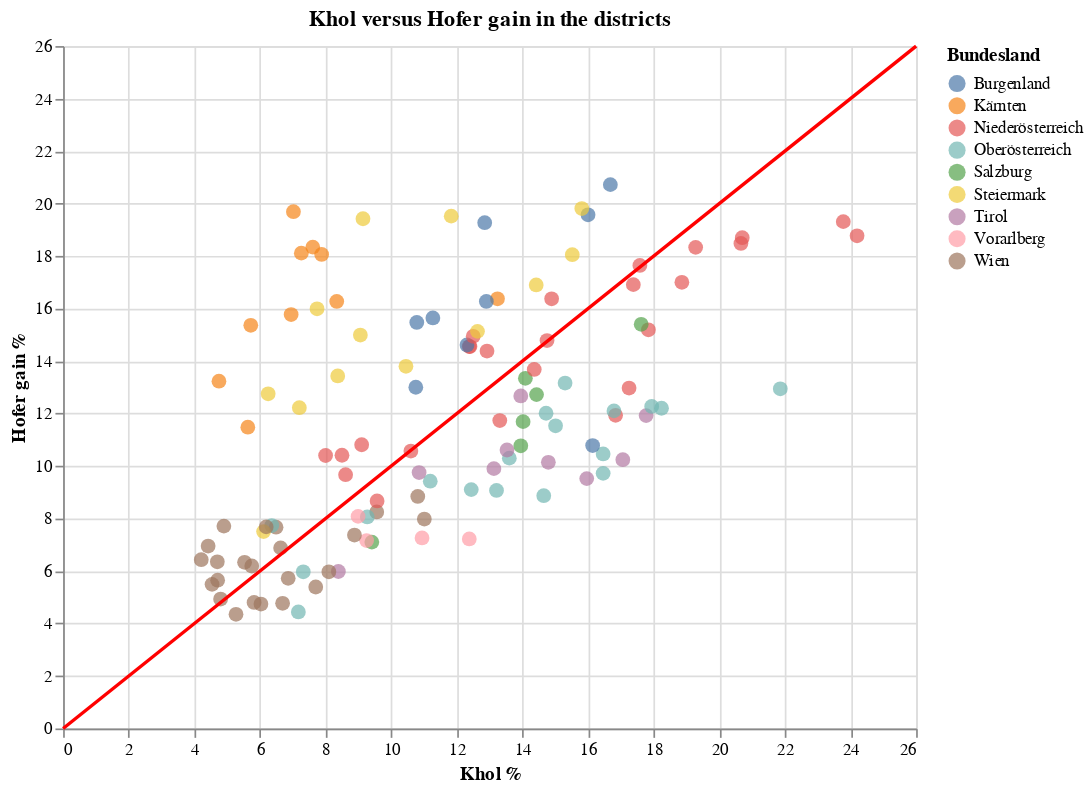

The code cell stored with this chart in its notebook:
### Markdown cell above
In case of Khol, we see that in Burgenland, Kärnten and Steiermark, Hofer could gain more votes than Khol's first round vote share. It also applies to some districts in Niederösterreich and Wien, but they are closer to the red line, and in general Khol had the worst results in Wien (and Kärnten). In Tirol, Salzburg, Oberösterreich and Vorarlberg, Hofer could gain less, compared to Khol's vote share.

### Code cell
scatter_plot = alt.Chart(df_khol_hofergain).mark_circle(filled=True, size=75).encode(
    x=alt.X('Khol %'),
    y=alt.Y('Hofer gain %'),
    tooltip=['Bundesland', 'Bezirk', 'Khol %', 'Hofer gain %', 'Khol % / Hofer gain %'],
    color='Bundesland:N'
).properties(
    width=500,
    height=400
)


data = [[0, 0], [26, 26]]
df9 = pd.DataFrame(data, columns=['Khol %', 'Hofer gain %'])

red_line = alt.Chart(df9).mark_line(color='red').encode(
    alt.X('Khol %'),
    alt.Y('Hofer gain %')
).properties(
    title='Khol versus Hofer gain in the districts'
)

# Combine scatter plot and red line
chart = scatter_plot + red_line

# Show the chart
chart

### Figure 1 — Vega-Lite specification as saved in the notebook (floating-point values rounded to 4 significant figures)
{"config": {"view": {"continuousWidth": 400, "continuousHeight": 300}}, "layer": [{"data": {"name": "data-af01ce7333f03991d48e5c4181481033"}, "mark": {"type": "circle", "filled": true, "size": 75}, "encoding": {"color": {"field": "Bundesland", "type": "nominal"}, "tooltip": [{"field": "Bundesland", "type": "nominal"}, {"field": "Bezirk", "type": "nominal"}, {"field": "Khol %", "type": "quantitative"}, {"field": "Hofer gain %", "type": "quantitative"}, {"field": "Khol % / Hofer gain %", "type": "quantitative"}], "x": {"field": "Khol %", "type": "quantitative"}, "y": {"field": "Hofer gain %", "type": "quantitative"}}, "height": 400, "width": 500}, {"data": {"name": "data-6208f52babacc9ad3f718447524e6d16"}, "mark": {"type": "line", "color": "red"}, "encoding": {"x": {"field": "Khol %", "type": "quantitative"}, "y": {"field": "Hofer gain %", "type": "quantitative"}}, "title": "Khol versus Hofer gain in the districts"}], "$schema": "https://vega.github.io/schema/vega-lite/v4.17.0.json", "datasets": {"data-af01ce7333f03991d48e5c4181481033": [{"Bundesland": "Vorarlberg", "Bezirk": "Bregenz", "Khol %": 12.38, "Hofer gain %": 7.22, "Khol % / Hofer gain %": 1.715}, {"Bundesland": "Oberösterreich", "Bezirk": "Grieskirchen", "Khol %": 16.46, "Hofer gain %": 9.72, "Khol % / Hofer gain %": 1.693}, {"Bundesland": "Oberösterreich", "Bezirk": "Rohrbach", "Khol %": 21.86, "Hofer gain %": 12.94, "Khol % / Hofer gain %": 1.689}, {"Bundesland": "Tirol", "Bezirk": "Reutte", "Khol %": 15.96, "Hofer gain %": 9.52, "Khol % / Hofer gain %": 1.676}, {"Bundesland": "Tirol", "Bezirk": "Landeck", "Khol %": 17.06, "Hofer gain %": 10.24, "Khol % / Hofer gain %": 1.666}, {"Bundesland": "Oberösterreich", "Bezirk": "Urfahr-Umgebung", "Khol %": 14.65, "Hofer gain %": 8.87, "Khol % / Hofer gain %": 1.652}, {"Bundesland": "Oberösterreich", "Bezirk": "Wels (Stadt)", "Khol %": 7.17, "Hofer gain %": 4.44, "Khol % / Hofer gain %": 1.615}, {"Bundesland": "Oberösterreich", "Bezirk": "Ried im Innkreis", "Khol %": 16.46, "Hofer gain %": 10.46, "Khol % / Hofer gain %": 1.574}, {"Bundesland": "Vorarlberg", "Bezirk": "Bludenz", "Khol %": 10.94, "Hofer gain %": 7.26, "Khol % / Hofer gain %": 1.507}, {"Bundesland": "Burgenland", "Bezirk": "Eisenstadt (Stadt)", "Khol %": 16.14, "Hofer gain %": 10.78, "Khol % / Hofer gain %": 1.497}, {"Bundesland": "Oberösterreich", "Bezirk": "Freistadt", "Khol %": 18.24, "Hofer gain %": 12.2, "Khol % / Hofer gain %": 1.495}, {"Bundesland": "Tirol", "Bezirk": "Lienz", "Khol %": 17.77, "Hofer gain %": 11.92, "Khol % / Hofer gain %": 1.491}, {"Bundesland": "Oberösterreich", "Bezirk": "Schärding", "Khol %": 17.94, "Hofer gain %": 12.27, "Khol % / Hofer gain %": 1.462}, {"Bundesland": "Tirol", "Bezirk": "Kitzbühel", "Khol %": 14.79, "Hofer gain %": 10.14, "Khol % / Hofer gain %": 1.459}, {"Bundesland": "Oberösterreich", "Bezirk": "Vöcklabruck", "Khol %": 13.21, "Hofer gain %": 9.07, "Khol % / Hofer gain %": 1.456}, {"Bundesland": "Wien", "Bezirk": "Wien  4., Wieden", "Khol %": 7.7, "Hofer gain %": 5.39, "Khol % / Hofer gain %": 1.429}, {"Bundesland": "Niederösterreich", "Bezirk": "Waidhofen an der Ybbs (Stadt)", "Khol %": 16.84, "Hofer gain %": 11.93, "Khol % / Hofer gain %": 1.412}, {"Bundesland": "Tirol", "Bezirk": "Innsbruck (Stadt)", "Khol %": 8.39, "Hofer gain %": 5.98, "Khol % / Hofer gain %": 1.403}, {"Bundesland": "Wien", "Bezirk": "Wien  9., Alsergrund", "Khol %": 6.69, "Hofer gain %": 4.77, "Khol % / Hofer gain %": 1.403}, {"Bundesland": "Oberösterreich", "Bezirk": "Perg", "Khol %": 16.79, "Hofer gain %": 12.1, "Khol % / Hofer gain %": 1.388}, {"Bundesland": "Wien", "Bezirk": "Wien  1., Innere Stadt", "Khol %": 11.01, "Hofer gain %": 7.98, "Khol % / Hofer gain %": 1.38}, {"Bundesland": "Oberösterreich", "Bezirk": "Wels-Land", "Khol %": 12.44, "Hofer gain %": 9.1, "Khol % / Hofer gain %": 1.367}, {"Bundesland": "Wien", "Bezirk": "Wien  8., Josefstadt", "Khol %": 8.1, "Hofer gain %": 5.97, "Khol % / Hofer gain %": 1.357}, {"Bundesland": "Niederösterreich", "Bezirk": "Amstetten", "Khol %": 17.25, "Hofer gain %": 12.97, "Khol % / Hofer gain %": 1.33}, {"Bundesland": "Tirol", "Bezirk": "Imst", "Khol %": 13.13, "Hofer gain %": 9.9, "Khol % / Hofer gain %": 1.326}, {"Bundesland": "Salzburg", "Bezirk": "Salzburg (Stadt)", "Khol %": 9.41, "Hofer gain %": 7.1, "Khol % / Hofer gain %": 1.325}, {"Bundesland": "Oberösterreich", "Bezirk": "Eferding", "Khol %": 13.6, "Hofer gain %": 10.3, "Khol % / Hofer gain %": 1.32}, {"Bundesland": "Oberösterreich", "Bezirk": "Steyr-Land", "Khol %": 15.01, "Hofer gain %": 11.53, "Khol % / Hofer gain %": 1.302}, {"Bundesland": "Salzburg", "Bezirk": "Salzburg-Umgebung", "Khol %": 13.95, "Hofer gain %": 10.77, "Khol % / Hofer gain %": 1.295}, {"Bundesland": "Vorarlberg", "Bezirk": "Dornbirn", "Khol %": 9.25, "Hofer gain %": 7.16, "Khol % / Hofer gain %": 1.292}, {"Bundesland": "Niederösterreich", "Bezirk": "Zwettl", "Khol %": 24.2, "Hofer gain %": 18.77, "Khol % / Hofer gain %": 1.289}, {"Bundesland": "Tirol", "Bezirk": "Kufstein", "Khol %": 13.53, "Hofer gain %": 10.61, "Khol % / Hofer gain %": 1.275}, {"Bundesland": "Wien", "Bezirk": "Wien  6., Mariahilf", "Khol %": 6.03, "Hofer gain %": 4.74, "Khol % / Hofer gain %": 1.272}, {"Bundesland": "Niederösterreich", "Bezirk": "Horn", "Khol %": 23.78, "Hofer gain %": 19.31, "Khol % / Hofer gain %": 1.231}, {"Bundesland": "Oberösterreich", "Bezirk": "Kirchdorf an der Krems", "Khol %": 14.72, "Hofer gain %": 12.01, "Khol % / Hofer gain %": 1.226}, {"Bundesland": "Oberösterreich", "Bezirk": "Linz (Stadt)", "Khol %": 7.32, "Hofer gain %": 5.97, "Khol % / Hofer gain %": 1.226}, {"Bundesland": "Wien", "Bezirk": "Wien 13., Hietzing", "Khol %": 10.81, "Hofer gain %": 8.84, "Khol % / Hofer gain %": 1.223}, {"Bundesland": "Wien", "Bezirk": "Wien  7., Neubau", "Khol %": 5.82, "Hofer gain %": 4.8, "Khol % / Hofer gain %": 1.213}, {"Bundesland": "Wien", "Bezirk": "Wien  5., Margareten", "Khol %": 5.27, "Hofer gain %": 4.35, "Khol % / Hofer gain %": 1.211}, {"Bundesland": "Wien", "Bezirk": "Wien 18., Währing", "Khol %": 8.88, "Hofer gain %": 7.37, "Khol % / Hofer gain %": 1.205}, {"Bundesland": "Wien", "Bezirk": "Wien  3., Landstraße", "Khol %": 6.86, "Hofer gain %": 5.72, "Khol % / Hofer gain %": 1.199}, {"Bundesland": "Salzburg", "Bezirk": "Hallein", "Khol %": 14.02, "Hofer gain %": 11.69, "Khol % / Hofer gain %": 1.199}, {"Bundesland": "Oberösterreich", "Bezirk": "Gmunden", "Khol %": 11.19, "Hofer gain %": 9.42, "Khol % / Hofer gain %": 1.188}, {"Bundesland": "Niederösterreich", "Bezirk": "Krems (Land)", "Khol %": 17.84, "Hofer gain %": 15.19, "Khol % / Hofer gain %": 1.174}, {"Bundesland": "Oberösterreich", "Bezirk": "Braunau am Inn", "Khol %": 15.3, "Hofer gain %": 13.16, "Khol % / Hofer gain %": 1.163}, {"Bundesland": "Wien", "Bezirk": "Wien 19., Döbling", "Khol %": 9.56, "Hofer gain %": 8.25, "Khol % / Hofer gain %": 1.159}, {"Bundesland": "Oberösterreich", "Bezirk": "Linz-Land", "Khol %": 9.27, "Hofer gain %": 8.06, "Khol % / Hofer gain %": 1.15}, {"Bundesland": "Salzburg", "Bezirk": "Tamsweg", "Khol %": 17.62, "Hofer gain %": 15.4, "Khol % / Hofer gain %": 1.144}, {"Bundesland": "Niederösterreich", "Bezirk": "Korneuburg", "Khol %": 13.31, "Hofer gain %": 11.73, "Khol % / Hofer gain %": 1.135}, {"Bundesland": "Salzburg", "Bezirk": "Zell am See", "Khol %": 14.43, "Hofer gain %": 12.72, "Khol % / Hofer gain %": 1.134}, {"Bundesland": "Niederösterreich", "Bezirk": "Scheibbs", "Khol %": 20.66, "Hofer gain %": 18.48, "Khol % / Hofer gain %": 1.118}, {"Bundesland": "Vorarlberg", "Bezirk": "Feldkirch", "Khol %": 8.99, "Hofer gain %": 8.08, "Khol % / Hofer gain %": 1.113}, {"Bundesland": "Tirol", "Bezirk": "Innsbruck-Land", "Khol %": 10.85, "Hofer gain %": 9.75, "Khol % / Hofer gain %": 1.113}, {"Bundesland": "Niederösterreich", "Bezirk": "Mistelbach", "Khol %": 18.86, "Hofer gain %": 17.0, "Khol % / Hofer gain %": 1.109}, {"Bundesland": "Niederösterreich", "Bezirk": "Hollabrunn", "Khol %": 20.7, "Hofer gain %": 18.7, "Khol % / Hofer gain %": 1.107}, {"Bundesland": "Niederösterreich", "Bezirk": "Mödling", "Khol %": 9.57, "Hofer gain %": 8.67, "Khol % / Hofer gain %": 1.104}, {"Bundesland": "Tirol", "Bezirk": "Schwaz", "Khol %": 13.95, "Hofer gain %": 12.67, "Khol % / Hofer gain %": 1.101}, {"Bundesland": "Salzburg", "Bezirk": "Sankt Johann im Pongau", "Khol %": 14.09, "Hofer gain %": 13.34, "Khol % / Hofer gain %": 1.056}, {"Bundesland": "Niederösterreich", "Bezirk": "Waidhofen an der Thaya", "Khol %": 19.28, "Hofer gain %": 18.33, "Khol % / Hofer gain %": 1.052}, {"Bundesland": "Niederösterreich", "Bezirk": "Tulln", "Khol %": 14.36, "Hofer gain %": 13.68, "Khol % / Hofer gain %": 1.05}, {"Bundesland": "Niederösterreich", "Bezirk": "Melk", "Khol %": 17.38, "Hofer gain %": 16.91, "Khol % / Hofer gain %": 1.028}, {"Bundesland": "Niederösterreich", "Bezirk": "Krems an der Donau (Stadt)", "Khol %": 10.6, "Hofer gain %": 10.57, "Khol % / Hofer gain %": 1.003}, {"Bundesland": "Niederösterreich", "Bezirk": "Sankt Pölten (Land)", "Khol %": 14.75, "Hofer gain %": 14.78, "Khol % / Hofer gain %": 0.998}, {"Bundesland": "Niederösterreich", "Bezirk": "Gmünd", "Khol %": 17.58, "Hofer gain %": 17.64, "Khol % / Hofer gain %": 0.997}, {"Bundesland": "Wien", "Bezirk": "Wien  2., Leopoldstadt", "Khol %": 4.8, "Hofer gain %": 4.93, "Khol % / Hofer gain %": 0.974}, {"Bundesland": "Wien", "Bezirk": "Wien 17., Hernals", "Khol %": 6.63, "Hofer gain %": 6.88, "Khol % / Hofer gain %": 0.964}, {"Bundesland": "Wien", "Bezirk": "Wien 12., Meidling", "Khol %": 5.75, "Hofer gain %": 6.19, "Khol % / Hofer gain %": 0.929}, {"Bundesland": "Niederösterreich", "Bezirk": "Lilienfeld", "Khol %": 14.89, "Hofer gain %": 16.37, "Khol % / Hofer gain %": 0.91}, {"Bundesland": "Niederösterreich", "Bezirk": "Bruck an der Leitha", "Khol %": 12.92, "Hofer gain %": 14.38, "Khol % / Hofer gain %": 0.898}, {"Bundesland": "Niederösterreich", "Bezirk": "Wien-Umgebung", "Khol %": 8.61, "Hofer gain %": 9.67, "Khol % / Hofer gain %": 0.89}, {"Bundesland": "Wien", "Bezirk": "Wien 16., Ottakring", "Khol %": 5.53, "Hofer gain %": 6.33, "Khol % / Hofer gain %": 0.874}, {"Bundesland": "Steiermark", "Bezirk": "Hartberg-Fürstenfeld", "Khol %": 15.52, "Hofer gain %": 18.05, "Khol % / Hofer gain %": 0.86}, {"Bundesland": "Steiermark", "Bezirk": "Murau", "Khol %": 14.42, "Hofer gain %": 16.9, "Khol % / Hofer gain %": 0.853}, {"Bundesland": "Niederösterreich", "Bezirk": "Wiener Neustadt (Land)", "Khol %": 12.4, "Hofer gain %": 14.55, "Khol % / Hofer gain %": 0.852}, {"Bundesland": "Niederösterreich", "Bezirk": "Neunkirchen", "Khol %": 12.38, "Hofer gain %": 14.55, "Khol % / Hofer gain %": 0.851}, {"Bundesland": "Wien", "Bezirk": "Wien 14., Penzing", "Khol %": 6.49, "Hofer gain %": 7.67, "Khol % / Hofer gain %": 0.846}, {"Bundesland": "Burgenland", "Bezirk": "Eisenstadt-Umgebung", "Khol %": 12.31, "Hofer gain %": 14.61, "Khol % / Hofer gain %": 0.843}, {"Bundesland": "Niederösterreich", "Bezirk": "Sankt Pölten (Stadt)", "Khol %": 9.1, "Hofer gain %": 10.81, "Khol % / Hofer gain %": 0.842}, {"Bundesland": "Niederösterreich", "Bezirk": "Gänserndorf", "Khol %": 12.5, "Hofer gain %": 14.94, "Khol % / Hofer gain %": 0.837}, {"Bundesland": "Steiermark", "Bezirk": "Weiz", "Khol %": 12.63, "Hofer gain %": 15.13, "Khol % / Hofer gain %": 0.835}, {"Bundesland": "Wien", "Bezirk": "Wien 15., Rudolfsheim-Fünfhaus", "Khol %": 4.71, "Hofer gain %": 5.65, "Khol % / Hofer gain %": 0.834}, {"Bundesland": "Burgenland", "Bezirk": "Mattersburg", "Khol %": 10.75, "Hofer gain %": 13.0, "Khol % / Hofer gain %": 0.827}, {"Bundesland": "Wien", "Bezirk": "Wien 20., Brigittenau", "Khol %": 4.54, "Hofer gain %": 5.49, "Khol % / Hofer gain %": 0.827}, {"Bundesland": "Oberösterreich", "Bezirk": "Steyr (Stadt)", "Khol %": 6.36, "Hofer gain %": 7.73, "Khol % / Hofer gain %": 0.823}, {"Bundesland": "Burgenland", "Bezirk": "Oberpullendorf", "Khol %": 16.0, "Hofer gain %": 19.57, "Khol % / Hofer gain %": 0.818}, {"Bundesland": "Niederösterreich", "Bezirk": "Baden", "Khol %": 8.5, "Hofer gain %": 10.41, "Khol % / Hofer gain %": 0.817}, {"Bundesland": "Steiermark", "Bezirk": "Graz (Stadt)", "Khol %": 6.11, "Hofer gain %": 7.5, "Khol % / Hofer gain %": 0.815}, {"Bundesland": "Kärnten", "Bezirk": "Hermagor", "Khol %": 13.24, "Hofer gain %": 16.37, "Khol % / Hofer gain %": 0.809}, {"Bundesland": "Wien", "Bezirk": "Wien 23., Liesing", "Khol %": 6.19, "Hofer gain %": 7.68, "Khol % / Hofer gain %": 0.806}, {"Bundesland": "Burgenland", "Bezirk": "Güssing", "Khol %": 16.68, "Hofer gain %": 20.72, "Khol % / Hofer gain %": 0.805}, {"Bundesland": "Steiermark", "Bezirk": "Südoststeiermark", "Khol %": 15.81, "Hofer gain %": 19.81, "Khol % / Hofer gain %": 0.798}, {"Bundesland": "Burgenland", "Bezirk": "Neusiedl am See", "Khol %": 12.9, "Hofer gain %": 16.27, "Khol % / Hofer gain %": 0.793}, {"Bundesland": "Niederösterreich", "Bezirk": "Wiener Neustadt (Stadt)", "Khol %": 8.0, "Hofer gain %": 10.4, "Khol % / Hofer gain %": 0.769}, {"Bundesland": "Steiermark", "Bezirk": "Liezen", "Khol %": 10.45, "Hofer gain %": 13.8, "Khol % / Hofer gain %": 0.757}, {"Bundesland": "Wien", "Bezirk": "Wien 10., Favoriten", "Khol %": 4.7, "Hofer gain %": 6.35, "Khol % / Hofer gain %": 0.74}, {"Bundesland": "Burgenland", "Bezirk": "Rust (Stadt)", "Khol %": 11.27, "Hofer gain %": 15.64, "Khol % / Hofer gain %": 0.721}, {"Bundesland": "Burgenland", "Bezirk": "Oberwart", "Khol %": 10.78, "Hofer gain %": 15.47, "Khol % / Hofer gain %": 0.697}, {"Bundesland": "Burgenland", "Bezirk": "Jennersdorf", "Khol %": 12.85, "Hofer gain %": 19.27, "Khol % / Hofer gain %": 0.667}, {"Bundesland": "Wien", "Bezirk": "Wien 11., Simmering", "Khol %": 4.21, "Hofer gain %": 6.43, "Khol % / Hofer gain %": 0.655}, {"Bundesland": "Wien", "Bezirk": "Wien 22., Donaustadt", "Khol %": 4.42, "Hofer gain %": 6.95, "Khol % / Hofer gain %": 0.636}, {"Bundesland": "Wien", "Bezirk": "Wien 21., Floridsdorf", "Khol %": 4.9, "Hofer gain %": 7.71, "Khol % / Hofer gain %": 0.636}, {"Bundesland": "Steiermark", "Bezirk": "Graz-Umgebung", "Khol %": 8.37, "Hofer gain %": 13.43, "Khol % / Hofer gain %": 0.623}, {"Bundesland": "Steiermark", "Bezirk": "Leibnitz", "Khol %": 11.83, "Hofer gain %": 19.52, "Khol % / Hofer gain %": 0.606}, {"Bundesland": "Steiermark", "Bezirk": "Murtal", "Khol %": 9.06, "Hofer gain %": 14.99, "Khol % / Hofer gain %": 0.604}, {"Bundesland": "Steiermark", "Bezirk": "Bruck-Mürzzuschlag", "Khol %": 7.2, "Hofer gain %": 12.22, "Khol % / Hofer gain %": 0.589}, {"Bundesland": "Kärnten", "Bezirk": "Spittal an der Drau", "Khol %": 8.34, "Hofer gain %": 16.27, "Khol % / Hofer gain %": 0.513}, {"Bundesland": "Kärnten", "Bezirk": "Klagenfurt (Stadt)", "Khol %": 5.63, "Hofer gain %": 11.48, "Khol % / Hofer gain %": 0.49}, {"Bundesland": "Steiermark", "Bezirk": "Leoben", "Khol %": 6.25, "Hofer gain %": 12.75, "Khol % / Hofer gain %": 0.49}, {"Bundesland": "Steiermark", "Bezirk": "Voitsberg", "Khol %": 7.74, "Hofer gain %": 15.99, "Khol % / Hofer gain %": 0.484}, {"Bundesland": "Steiermark", "Bezirk": "Deutschlandsberg", "Khol %": 9.14, "Hofer gain %": 19.42, "Khol % / Hofer gain %": 0.471}, {"Bundesland": "Kärnten", "Bezirk": "Klagenfurt Land", "Khol %": 6.95, "Hofer gain %": 15.77, "Khol % / Hofer gain %": 0.441}, {"Bundesland": "Kärnten", "Bezirk": "Völkermarkt", "Khol %": 7.88, "Hofer gain %": 18.06, "Khol % / Hofer gain %": 0.436}, {"Bundesland": "Kärnten", "Bezirk": "Feldkirchen", "Khol %": 7.61, "Hofer gain %": 18.34, "Khol % / Hofer gain %": 0.415}, {"Bundesland": "Kärnten", "Bezirk": "Sankt Veit an der Glan", "Khol %": 7.26, "Hofer gain %": 18.11, "Khol % / Hofer gain %": 0.401}, {"Bundesland": "Kärnten", "Bezirk": "Villach Land", "Khol %": 5.72, "Hofer gain %": 15.36, "Khol % / Hofer gain %": 0.372}, {"Bundesland": "Kärnten", "Bezirk": "Villach (Stadt)", "Khol %": 4.75, "Hofer gain %": 13.23, "Khol % / Hofer gain %": 0.359}, {"Bundesland": "Kärnten", "Bezirk": "Wolfsberg", "Khol %": 7.02, "Hofer gain %": 19.69, "Khol % / Hofer gain %": 0.357}], "data-6208f52babacc9ad3f718447524e6d16": [{"Khol %": 0, "Hofer gain %": 0}, {"Khol %": 26, "Hofer gain %": 26}]}}
